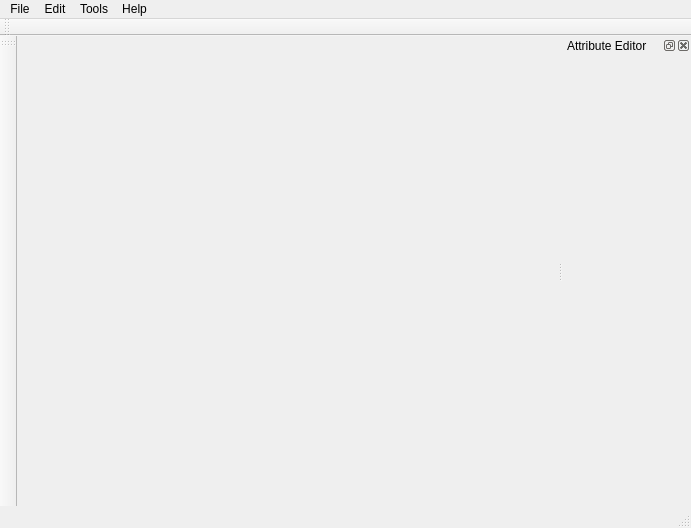
<?xml version="1.0" encoding="UTF-8"?>
<ui version="4.0">
 <class>MainWindowClass</class>
 <widget class="QMainWindow" name="MainWindowClass">
  <property name="geometry">
   <rect>
    <x>0</x>
    <y>0</y>
    <width>691</width>
    <height>528</height>
   </rect>
  </property>
  <property name="windowTitle">
   <string>MainWindow</string>
  </property>
  <property name="styleSheet">
   <string notr="true"/>
  </property>
  <widget class="QWidget" name="centralWidget">
   <layout class="QHBoxLayout" name="horizontalLayout">
    <item>
     <layout class="QVBoxLayout" name="ogl_layout"/>
    </item>
   </layout>
  </widget>
  <widget class="QMenuBar" name="menuBar">
   <property name="geometry">
    <rect>
     <x>0</x>
     <y>0</y>
     <width>691</width>
     <height>21</height>
    </rect>
   </property>
   <widget class="QMenu" name="menuFile">
    <property name="title">
     <string>File</string>
    </property>
    <addaction name="actionNew"/>
    <addaction name="actionOpen"/>
    <addaction name="separator"/>
    <addaction name="actionQuit"/>
   </widget>
   <widget class="QMenu" name="menuEdit">
    <property name="title">
     <string>Edit</string>
    </property>
   </widget>
   <widget class="QMenu" name="menuTools">
    <property name="title">
     <string>Tools</string>
    </property>
   </widget>
   <widget class="QMenu" name="menuHelp">
    <property name="title">
     <string>Help</string>
    </property>
    <addaction name="actionAbout"/>
   </widget>
   <addaction name="menuFile"/>
   <addaction name="menuEdit"/>
   <addaction name="menuTools"/>
   <addaction name="menuHelp"/>
  </widget>
  <widget class="QToolBar" name="mainToolBar">
   <attribute name="toolBarArea">
    <enum>LeftToolBarArea</enum>
   </attribute>
   <attribute name="toolBarBreak">
    <bool>false</bool>
   </attribute>
  </widget>
  <widget class="QStatusBar" name="statusBar"/>
  <widget class="QToolBar" name="toolBar">
   <property name="windowTitle">
    <string>toolBar</string>
   </property>
   <attribute name="toolBarArea">
    <enum>TopToolBarArea</enum>
   </attribute>
   <attribute name="toolBarBreak">
    <bool>false</bool>
   </attribute>
  </widget>
  <widget class="QDockWidget" name="attr_editor">
   <property name="windowTitle">
    <string>Attribute Editor</string>
   </property>
   <attribute name="dockWidgetArea">
    <number>2</number>
   </attribute>
   <widget class="QWidget" name="dockWidgetContents">
    <layout class="QVBoxLayout" name="verticalLayout">
     <item>
      <spacer name="horizontalSpacer">
       <property name="orientation">
        <enum>Qt::Horizontal</enum>
       </property>
       <property name="sizeType">
        <enum>QSizePolicy::MinimumExpanding</enum>
       </property>
       <property name="sizeHint" stdset="0">
        <size>
         <width>106</width>
         <height>20</height>
        </size>
       </property>
      </spacer>
     </item>
    </layout>
   </widget>
  </widget>
  <action name="actionNew">
   <property name="text">
    <string>New</string>
   </property>
   <property name="shortcut">
    <string>Ctrl+N</string>
   </property>
  </action>
  <action name="actionOpen">
   <property name="text">
    <string>Open</string>
   </property>
   <property name="shortcut">
    <string>Ctrl+O</string>
   </property>
  </action>
  <action name="actionQuit">
   <property name="text">
    <string>Quit</string>
   </property>
   <property name="shortcut">
    <string>Ctrl+Q</string>
   </property>
  </action>
  <action name="actionAbout">
   <property name="text">
    <string>About</string>
   </property>
  </action>
 </widget>
 <layoutdefault spacing="6" margin="11"/>
 <resources>
  <include location="MainWindow.qrc"/>
 </resources>
 <connections>
  <connection>
   <sender>actionQuit</sender>
   <signal>triggered()</signal>
   <receiver>MainWindowClass</receiver>
   <slot>close()</slot>
   <hints>
    <hint type="sourcelabel">
     <x>-1</x>
     <y>-1</y>
    </hint>
    <hint type="destinationlabel">
     <x>345</x>
     <y>263</y>
    </hint>
   </hints>
  </connection>
 </connections>
</ui>
